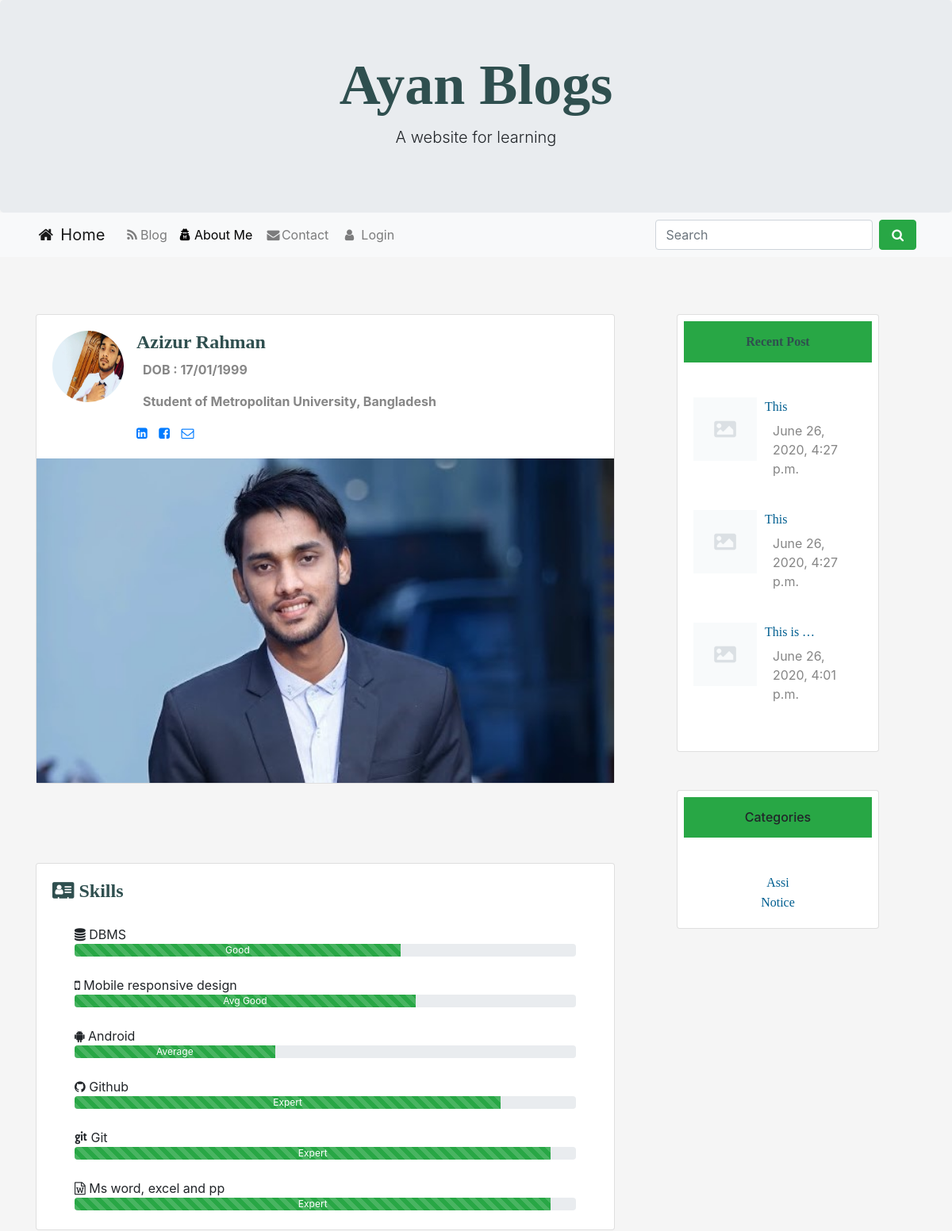
The app's page /aboutMe/ (upper part), older data.
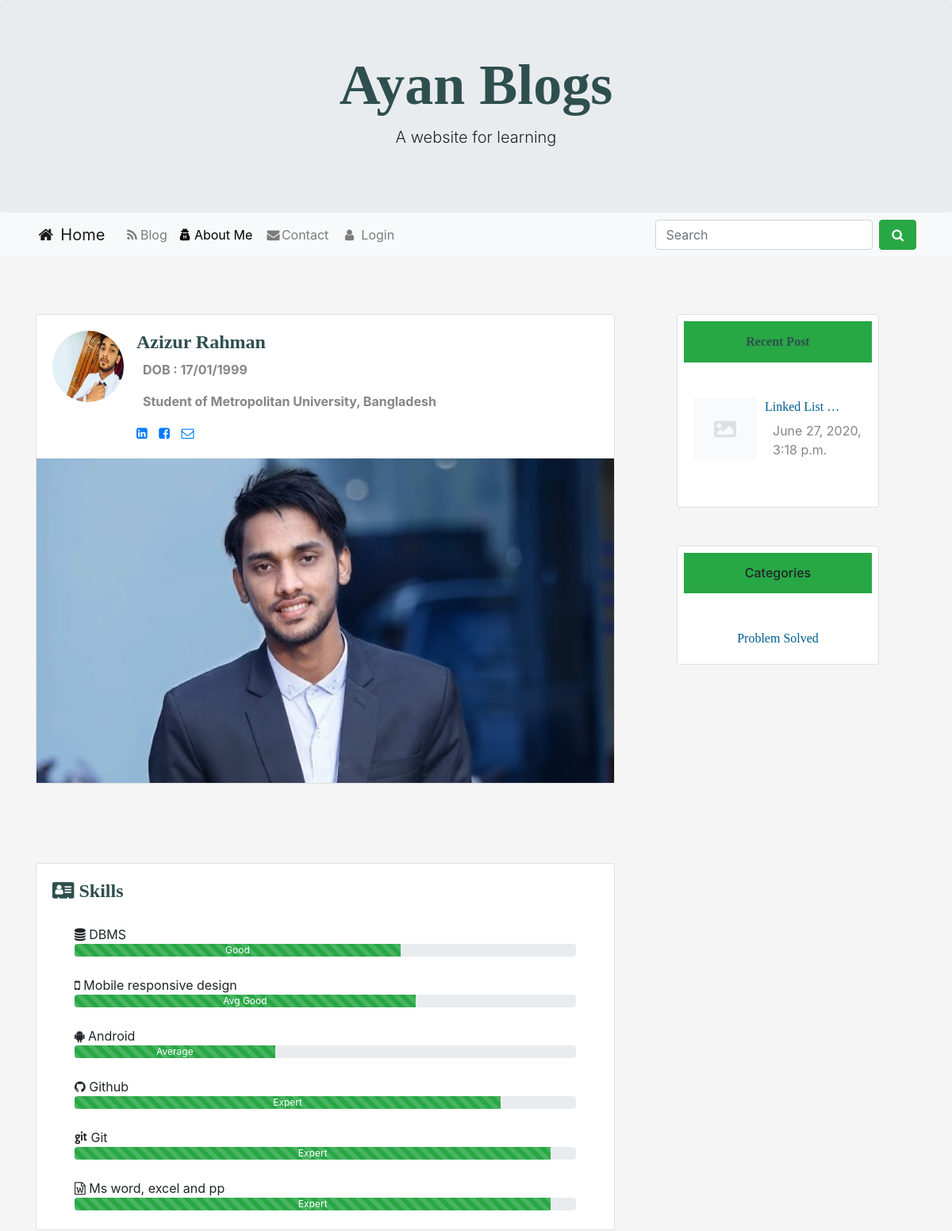
The same page, newer data.
### home/models.py (models this page shows, shortened)
class Post(models.Model):
    category = models.ForeignKey(Category, on_delete=models.CASCADE)
    postAuthor = models.CharField(max_length=200)
    postId = models.AutoField(primary_key=True, auto_created=True)
    postTitle = models.CharField(max_length=200)
    postTimeDate = models.DateTimeField(auto_now_add=True, auto_now=False, blank=True)
    postInC = models.TextField()
    postInCplus = models.TextField()
    postInPython = models.TextField()
    postDescriptions = models.TextField()
    postUrl = models.TextField(blank=True)
    postImage = models.ImageField(blank=True, null=True)
    def get_photo_url(self):
        if self.postImage and hasattr(self.postImage, 'url'):
            return self.postImage.url
        else:
            return "/static/no.png"

class Category(models.Model):
    category = models.CharField(max_length=200, primary_key=True)

### home/views.py (the view)
# urls.py: path('aboutMe/', views.aboutMe, name='aboutMe'),
def aboutMe(request):
    Recent = Post.objects.all().order_by('-postTimeDate')[0:3]
    cat = Category.objects.all()[0:3]
    context = {'RecentPost': Recent,
               'Categories': cat, }
    return render(request, 'aboutMe.html', context)

### templates/aboutMe.html (shortened to what the changed rows need)
{% extends 'base.html' %}
{% load static %}
 {% block body %}
  <div class="row">
  <div class="col-sm-3 ml-lg-5">
<div class="card promoting-card">
 <div class="card-body">
                        <div class="mt-3">
                             {% for post in RecentPost%}
                            <img style="float:left;" class="d-inline-block" src="{{ post.get_photo_url }}" height=80;
                                width=80; alt="abc">
                            <a href="{% url 'readMore' post.postId %}">
                                <p  style="margin-left:90px;" class="text-style">
                                    {{ post.postTitle |truncatewords:2 }}
                                </p>
                            </a>
                            <p style="margin-left:100px; margin-top:-10px;" class="description">{{ post.postTimeDate }}</p>
                            <br>
                             {% endfor %}
                        </div>
                    </div>
</div>
<div class="card promoting-card mt-5">
  <div class="card-body">
                        <div class="mt-3 text-center">
                             {% for cat in Categories%}
                            <a class="text-style" href="#"> {{cat.category}} </a><br>
                             {% endfor %}
                        </div>
                    </div>
</div>
  </div>
  </div>
{% endblock body %}

Row changes from the older to the newer data that the page shows:
removed Post: postTitle "This", postTimeDate "June 26, 2020, 4:27 p.m."
removed Post: postTitle "This", postTimeDate "June 26, 2020, 4:27 p.m."
removed Post: postTitle "This is …", postTimeDate "June 26, 2020, 4:01 p.m."
removed Category: category "Assi"
removed Category: category "Notice"
now on this page (row edited): Post: postTitle "Linked List …", postTimeDate "June 27, 2020, 3:18 p.m."
added Category: category "Problem Solved"
